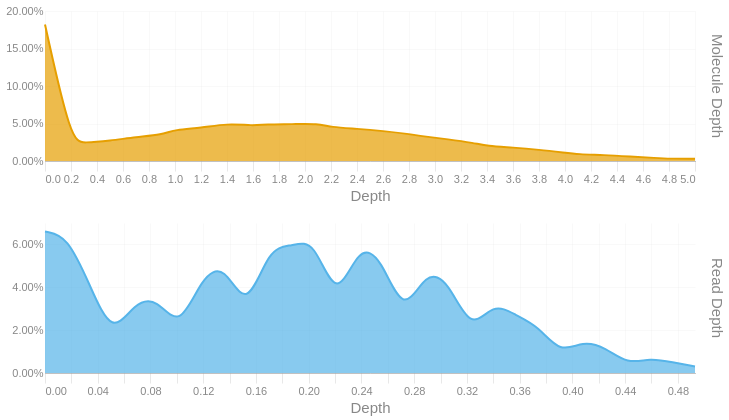

Here is the notebook cell this chart was saved with:
### Code cell
readdep = depth_hist(tb['Read Depth'], q99, 3)
readdep = readdep.with_columns(pl.lit('Read Depth').alias('Metric'))
if not SKIPLR:
    moldep = depth_hist(tb['Molecule Depth'], mol_q99, 1)
    moldep = moldep.with_columns(pl.lit('Molecule Depth').alias('Metric'))
    _hist = pl.concat([readdep, moldep])
    _hist = _hist.filter(pl.col('Proportion') != 0)
    with SafeRender(_hist):
        (
            alt.Chart(_hist)        
            .mark_area(interpolate = "basis")
            .encode(
                x=alt.X('Bin:Q').scale(domainMin=0).axis(alt.Axis(title='Depth')),
                y = alt.Y('Proportion:Q', title = None).axis(format = '.2%'),
                color = alt.Color('Metric:N').legend(None),
                row = alt.Row("Metric:N").header(title = None, labelOrient = 'right'),
                tooltip = [
                    alt.Tooltip("Metric:N", title = "Metric"),
                    alt.Tooltip('Interval:N', title = "Depth Interval"),
                    alt.Tooltip('Proportion:Q', title = "% Alignments").format('.2%')
                ]
            )
            .resolve_scale(x='independent', y='independent')
            .properties(
                height = 150, width = 650,
                usermeta={'embedOptions': {'downloadFileName': f'{samplename}.depth.hist'}}
            )
        ).display()
else:
    readdep = readdep.filter(pl.col('Proportion') != 0)
    with SafeRender(readdep):
        (
            alt.Chart(readdep)        
            .mark_area(interpolate = "basis")
            .encode(
                x=alt.X('Bin:Q').scale(domainMin=0).axis(alt.Axis(title='Depth')),
                y = alt.Y('Proportion:Q', title = None).axis(format = '.2%'),
                tooltip = [
                    alt.Tooltip('Interval:N', title = "Depth Interval"),
                    alt.Tooltip('Proportion:Q', title = "% Alignments").format('.2%')
                ]
            )
            .properties(
                usermeta={'embedOptions': {'downloadFileName': f'{samplename}.depth.hist'}}
            )
        ).display()

### Figure 1 — Vega-Lite specification as saved in the notebook (floating-point values rounded to 4 significant figures)
{"width": 650, "height": 150, "config": {"title": {"anchor": "start", "dy": -15, "fontSize": 18, "color": "#888888", "subtitleColor": "#888888", "subtitleFontSize": 14}, "arc": {"fill": "#0072B2"}, "axis": {"domainColor": "#888888", "domainWidth": 0.5, "gridWidth": 0.2, "grid": false, "titleFontWeight": 400, "titleFontSize": 15, "labelFontSize": 11, "labelColor": "#888888", "tickColor": "#888888", "tickWidth": 0.2, "titleColor": "#888888"}, "axisBand": {"grid": false}, "axisX": {"grid": true, "tickSize": 10, "domainCap": "round"}, "axisY": {"domain": false, "grid": true, "tickSize": 0, "domainCap": "round"}, "background": "transparent", "header": {"labelFontSize": 15, "labelColor": "#888888", "titleFontSize": 15, "titleFontWeight": 600, "titleColor": "#888888"}, "legend": {"labelFont": "sans-serif", "labelFontSize": 12, "labelColor": "#888888", "symbolSize": 100, "symbolType": "circle", "titleFontSize": 12, "titlePadding": 10, "titleColor": "#888888", "title": null}, "range": {"category": ["#E69F00", "#56B4E9", "#009E73", "#F0E442", "#0072B2", "#D55E00", "#CC79A7", "#000000"], "diverging": ["#cfe8f3", "#a2d4ec", "#73bfe2", "#46abdb", "#1696d2", "#12719e"]}, "area": {"fill": "#0072B2", "fillOpacity": 0.7, "line": true, "strokeOpacity": 0.7}, "line": {"color": "#0072B2", "stroke": "#0072B2", "strokeWidth": 2}, "trail": {"color": "#0072B2", "stroke": "#0072B2", "strokeWidth": 0, "size": 1}, "point": {"filled": true, "fillOpacity": 1.0, "size": 95}, "text": {"color": "#888888", "fontSize": 11, "align": "right", "fontWeight": 400, "size": 11}, "bar": {"fill": "#0072B2", "stroke": null}, "view": {"stroke": null, "continuousWidth": 660, "continuousHeight": 400}}, "data": {"name": "data-7efc3eec44d328ea5295e8059fd899ef"}, "mark": {"type": "area", "interpolate": "basis"}, "encoding": {"color": {"field": "Metric", "legend": null, "type": "nominal"}, "row": {"field": "Metric", "header": {"title": null, "labelOrient": "right"}, "type": "nominal"}, "tooltip": [{"field": "Metric", "title": "Metric", "type": "nominal"}, {"field": "Interval", "title": "Depth Interval", "type": "nominal"}, {"field": "Proportion", "format": ".2%", "title": "% Alignments", "type": "quantitative"}], "x": {"axis": {"title": "Depth"}, "field": "Bin", "scale": {"domainMin": 0}, "type": "quantitative"}, "y": {"axis": {"format": ".2%"}, "field": "Proportion", "title": null, "type": "quantitative"}}, "resolve": {"scale": {"x": "independent", "y": "independent"}}, "usermeta": {"embedOptions": {"downloadFileName": "TF26LRJL0067_5B_10484332_23Y22YLT4_L7.depth.hist"}}, "$schema": "https://vega.github.io/schema/vega-lite/v6.4.1.json", "datasets": {"data-7efc3eec44d328ea5295e8059fd899ef": [{"Bin": 0.0, "Interval": "0.0-0.017", "Proportion": 0.066, "Metric": "Read Depth"}, {"Bin": 0.017, "Interval": "0.017-0.034", "Proportion": 0.064, "Metric": "Read Depth"}, {"Bin": 0.034, "Interval": "0.034-0.051", "Proportion": 0.041, "Metric": "Read Depth"}, {"Bin": 0.051, "Interval": "0.051-0.068", "Proportion": 0.017, "Metric": "Read Depth"}, {"Bin": 0.068, "Interval": "0.068-0.085", "Proportion": 0.033, "Metric": "Read Depth"}, {"Bin": 0.085, "Interval": "0.085-0.102", "Proportion": 0.035, "Metric": "Read Depth"}, {"Bin": 0.102, "Interval": "0.102-0.119", "Proportion": 0.02, "Metric": "Read Depth"}, {"Bin": 0.119, "Interval": "0.119-0.136", "Proportion": 0.045, "Metric": "Read Depth"}, {"Bin": 0.136, "Interval": "0.136-0.153", "Proportion": 0.051, "Metric": "Read Depth"}, {"Bin": 0.153, "Interval": "0.153-0.17", "Proportion": 0.028, "Metric": "Read Depth"}, {"Bin": 0.17, "Interval": "0.17-0.187", "Proportion": 0.059, "Metric": "Read Depth"}, {"Bin": 0.187, "Interval": "0.187-0.204", "Proportion": 0.059, "Metric": "Read Depth"}, {"Bin": 0.204, "Interval": "0.204-0.221", "Proportion": 0.063, "Metric": "Read Depth"}, {"Bin": 0.221, "Interval": "0.221-0.238", "Proportion": 0.032, "Metric": "Read Depth"}, {"Bin": 0.238, "Interval": "0.238-0.255", "Proportion": 0.06, "Metric": "Read Depth"}, {"Bin": 0.255, "Interval": "0.255-0.272", "Proportion": 0.054, "Metric": "Read Depth"}, {"Bin": 0.272, "Interval": "0.272-0.289", "Proportion": 0.026, "Metric": "Read Depth"}, {"Bin": 0.289, "Interval": "0.289-0.306", "Proportion": 0.048, "Metric": "Read Depth"}, {"Bin": 0.306, "Interval": "0.306-0.323", "Proportion": 0.043, "Metric": "Read Depth"}, {"Bin": 0.323, "Interval": "0.323-0.34", "Proportion": 0.019, "Metric": "Read Depth"}, {"Bin": 0.34, "Interval": "0.34-0.357", "Proportion": 0.033, "Metric": "Read Depth"}, {"Bin": 0.357, "Interval": "0.357-0.374", "Proportion": 0.027, "Metric": "Read Depth"}, {"Bin": 0.374, "Interval": "0.374-0.391", "Proportion": 0.022, "Metric": "Read Depth"}, {"Bin": 0.391, "Interval": "0.391-0.408", "Proportion": 0.009, "Metric": "Read Depth"}, {"Bin": 0.408, "Interval": "0.408-0.425", "Proportion": 0.015, "Metric": "Read Depth"}, {"Bin": 0.425, "Interval": "0.425-0.442", "Proportion": 0.012, "Metric": "Read Depth"}, {"Bin": 0.442, "Interval": "0.442-0.459", "Proportion": 0.004, "Metric": "Read Depth"}, {"Bin": 0.459, "Interval": "0.459-0.476", "Proportion": 0.007, "Metric": "Read Depth"}, {"Bin": 0.476, "Interval": "0.476-0.493", "Proportion": 0.005, "Metric": "Read Depth"}, {"Bin": 0.493, "Interval": "0.493-0.51", "Proportion": 0.003, "Metric": "Read Depth"}, {"Bin": 0.0, "Interval": "0.0-0.2", "Proportion": 0.182, "Metric": "Molecule Depth"}, {"Bin": 0.2, "Interval": "0.2-0.3", "Proportion": 0.026, "Metric": "Molecule Depth"}, {"Bin": 0.3, "Interval": "0.3-0.5", "Proportion": 0.024, "Metric": "Molecule Depth"}, {"Bin": 0.5, "Interval": "0.5-0.7", "Proportion": 0.027, "Metric": "Molecule Depth"}, {"Bin": 0.7, "Interval": "0.7-0.9", "Proportion": 0.032, "Metric": "Molecule Depth"}, {"Bin": 0.9, "Interval": "0.9-1.0", "Proportion": 0.035, "Metric": "Molecule Depth"}, {"Bin": 1.0, "Interval": "1.0-1.2", "Proportion": 0.042, "Metric": "Molecule Depth"}, {"Bin": 1.2, "Interval": "1.2-1.4", "Proportion": 0.044, "Metric": "Molecule Depth"}, {"Bin": 1.4, "Interval": "1.4-1.6", "Proportion": 0.05, "Metric": "Molecule Depth"}, {"Bin": 1.6, "Interval": "1.6-1.7", "Proportion": 0.047, "Metric": "Molecule Depth"}, {"Bin": 1.7, "Interval": "1.7-1.9", "Proportion": 0.049, "Metric": "Molecule Depth"}, {"Bin": 1.9, "Interval": "1.9-2.1", "Proportion": 0.049, "Metric": "Molecule Depth"}, {"Bin": 2.1, "Interval": "2.1-2.2", "Proportion": 0.05, "Metric": "Molecule Depth"}, {"Bin": 2.2, "Interval": "2.2-2.4", "Proportion": 0.045, "Metric": "Molecule Depth"}, {"Bin": 2.4, "Interval": "2.4-2.6", "Proportion": 0.043, "Metric": "Molecule Depth"}, {"Bin": 2.6, "Interval": "2.6-2.8", "Proportion": 0.04, "Metric": "Molecule Depth"}, {"Bin": 2.8, "Interval": "2.8-2.9", "Proportion": 0.036, "Metric": "Molecule Depth"}, {"Bin": 2.9, "Interval": "2.9-3.1", "Proportion": 0.033, "Metric": "Molecule Depth"}, {"Bin": 3.1, "Interval": "3.1-3.3", "Proportion": 0.029, "Metric": "Molecule Depth"}, {"Bin": 3.3, "Interval": "3.3-3.4", "Proportion": 0.024, "Metric": "Molecule Depth"}, {"Bin": 3.4, "Interval": "3.4-3.6", "Proportion": 0.02, "Metric": "Molecule Depth"}, {"Bin": 3.6, "Interval": "3.6-3.8", "Proportion": 0.018, "Metric": "Molecule Depth"}, {"Bin": 3.8, "Interval": "3.8-4.0", "Proportion": 0.015, "Metric": "Molecule Depth"}, {"Bin": 4.0, "Interval": "4.0-4.1", "Proportion": 0.011, "Metric": "Molecule Depth"}, {"Bin": 4.1, "Interval": "4.1-4.3", "Proportion": 0.009, "Metric": "Molecule Depth"}, {"Bin": 4.3, "Interval": "4.3-4.5", "Proportion": 0.008, "Metric": "Molecule Depth"}, {"Bin": 4.5, "Interval": "4.5-4.7", "Proportion": 0.006, "Metric": "Molecule Depth"}, {"Bin": 4.7, "Interval": "4.7-4.8", "Proportion": 0.004, "Metric": "Molecule Depth"}, {"Bin": 4.8, "Interval": "4.8-5.0", "Proportion": 0.003, "Metric": "Molecule Depth"}, {"Bin": 5.0, "Interval": "5.0-5.17", "Proportion": 0.003, "Metric": "Molecule Depth"}]}}
